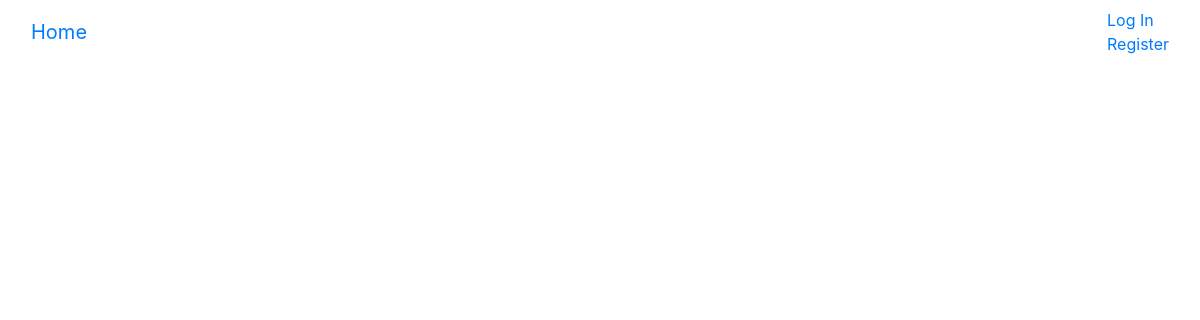
Before: / with the older database file.
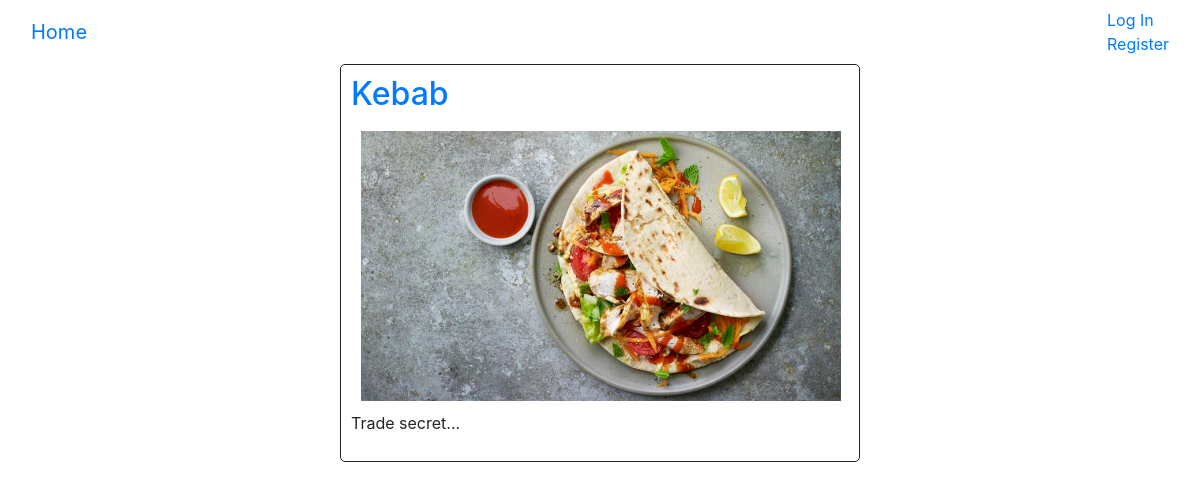
After: the same page with the newer database file.
### recipes/models.py (models this page shows)
class Recipe(models.Model):
	title = models.CharField(max_length=100)
	image = models.ImageField(upload_to='images/')
	ingredients = models.TextField()
	description = models.TextField()
	difficulty = models.CharField(max_length=6, choices=DIFF, default='easy')

### pages/views.py (the view)
# urls.py: path('', HomePageView.as_view(), name='home'),
class HomePageView(ListView):
    model = Recipe
    template_name = 'home.html'

### templates/home.html
{% extends 'base.html' %}
{% block content %}
{% for recipe in object_list %}
	<div class="borders" style="border:5px border-style:inset">
		<a href="{{ recipe.id }}/"><h2>{{ recipe.title }}</h2></a>
		<img class="images" src="{{ recipe.image.url }}" alt="{{ recipe.title }}">
		<p>{{ recipe.description }}</p>
	</div>
	<br>
{% endfor %}
{% endblock %}

### templates/base.html (shortened to what this page needs)
<!DOCTYPE html>
<html lang="en">
<head>
	<link rel="stylesheet" href="https://stackpath.bootstrapcdn.com/bootstrap/4.3.1/css/bootstrap.min.css">
</head>
<body>
	{% include 'navbar.html' %}
	{% block content %}
	{% endblock %}
</body>
</html>

### templates/navbar.html (shortened to what this page needs)
<nav class="navbar navbar-inverse navbar-fixed-top">
	<div class="container-fluid">
		<div class="navbar-header">
			<a class="navbar-brand" href="../">Home</a>
		</div>
		<ul class="nav navbar-nav navbar-right">
			{% if request.user.is_anonymous %}
				<li><a href="../accounts/login/">Log In</a></li>
				<li><a href="../register/">Register</a></li>
			{% else %}
				<li><a href="../accounts/logout/">({{ request.user|capfirst }}) Log Out</a></li>
			{% endif %}
		</ul>
	</div>
</nav>

### templates/base.html (style rules this page uses)
div.borders { box-sizing: border-box; padding: 10px; width: 520px; height: auto; margin: auto; border-collapse: collapse; border-style: solid; border-width: thin; border-radius: 5px; }
img.images { width: 500px; padding: 10px; border-collapse: collapse; border-style }

Changed rows visible on the page:
added Recipe: title "Kebab", image (picture), description "Trade secret..."
